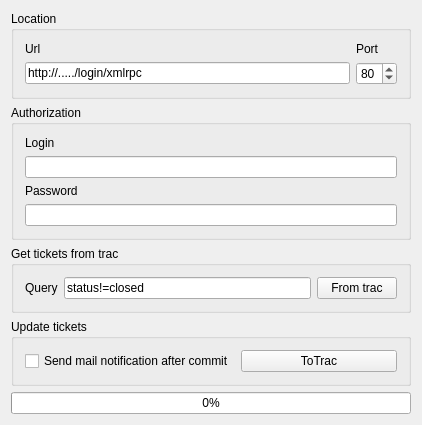
<ui version="4.0" >
 <class>CTrac2xmlClass</class>
 <widget class="QWidget" name="CTrac2xmlClass" >
  <property name="geometry" >
   <rect>
    <x>0</x>
    <y>0</y>
    <width>422</width>
    <height>409</height>
   </rect>
  </property>
  <property name="windowTitle" >
   <string>trac2project</string>
  </property>
  <layout class="QGridLayout" name="gridLayout" >
   <item row="6" column="0" colspan="2" >
    <widget class="QGroupBox" name="groupBox" >
     <property name="title" >
      <string>Authorization</string>
     </property>
     <layout class="QGridLayout" name="gridLayout_2" >
      <item row="0" column="0" >
       <widget class="QLabel" name="label" >
        <property name="text" >
         <string>Login</string>
        </property>
       </widget>
      </item>
      <item row="1" column="0" >
       <widget class="QLineEdit" name="m_login" />
      </item>
      <item row="2" column="0" >
       <widget class="QLabel" name="label_2" >
        <property name="text" >
         <string>Password</string>
        </property>
       </widget>
      </item>
      <item row="3" column="0" >
       <widget class="QLineEdit" name="m_password" >
        <property name="echoMode" >
         <enum>QLineEdit::Password</enum>
        </property>
       </widget>
      </item>
     </layout>
    </widget>
   </item>
   <item row="5" column="0" colspan="2" >
    <widget class="QGroupBox" name="groupBox_2" >
     <property name="title" >
      <string>Location</string>
     </property>
     <layout class="QGridLayout" name="gridLayout_3" >
      <item row="0" column="0" >
       <widget class="QLabel" name="label_3" >
        <property name="text" >
         <string>Url</string>
        </property>
       </widget>
      </item>
      <item row="1" column="0" >
       <widget class="QLineEdit" name="m_url" >
        <property name="text" >
         <string>http://...../login/xmlrpc</string>
        </property>
       </widget>
      </item>
      <item row="0" column="1" >
       <widget class="QLabel" name="label_4" >
        <property name="text" >
         <string>Port</string>
        </property>
       </widget>
      </item>
      <item row="1" column="1" >
       <widget class="QSpinBox" name="m_port" >
        <property name="value" >
         <number>80</number>
        </property>
       </widget>
      </item>
     </layout>
    </widget>
   </item>
   <item row="14" column="0" colspan="2" >
    <widget class="QProgressBar" name="m_progressBar" >
     <property name="value" >
      <number>0</number>
     </property>
    </widget>
   </item>
   <item row="9" column="0" colspan="2" >
    <widget class="QGroupBox" name="groupBox_3" >
     <property name="title" >
      <string>Get tickets from trac</string>
     </property>
     <layout class="QHBoxLayout" name="horizontalLayout_2" >
      <item>
       <widget class="QLabel" name="label_5" >
        <property name="text" >
         <string>Query</string>
        </property>
       </widget>
      </item>
      <item>
       <widget class="QLineEdit" name="m_query" >
        <property name="text" >
         <string>status!=closed</string>
        </property>
       </widget>
      </item>
      <item>
       <widget class="QPushButton" name="m_createXml" >
        <property name="text" >
         <string>From trac</string>
        </property>
       </widget>
      </item>
     </layout>
    </widget>
   </item>
   <item row="11" column="0" colspan="2" >
    <widget class="QGroupBox" name="groupBox_4" >
     <property name="title" >
      <string>Update tickets </string>
     </property>
     <layout class="QHBoxLayout" name="horizontalLayout_3" >
      <item>
       <widget class="QCheckBox" name="m_notifycheckBox" >
        <property name="text" >
         <string>Send mail notification after commit</string>
        </property>
       </widget>
      </item>
      <item>
       <widget class="QPushButton" name="m_toTrac" >
        <property name="text" >
         <string>ToTrac</string>
        </property>
       </widget>
      </item>
     </layout>
    </widget>
   </item>
   <item row="8" column="0" >
    <spacer name="verticalSpacer" >
     <property name="orientation" >
      <enum>Qt::Vertical</enum>
     </property>
     <property name="sizeHint" stdset="0" >
      <size>
       <width>20</width>
       <height>40</height>
      </size>
     </property>
    </spacer>
   </item>
   <item row="10" column="0" >
    <spacer name="verticalSpacer_2" >
     <property name="orientation" >
      <enum>Qt::Vertical</enum>
     </property>
     <property name="sizeHint" stdset="0" >
      <size>
       <width>20</width>
       <height>40</height>
      </size>
     </property>
    </spacer>
   </item>
   <item row="12" column="1" >
    <spacer name="verticalSpacer_3" >
     <property name="orientation" >
      <enum>Qt::Vertical</enum>
     </property>
     <property name="sizeHint" stdset="0" >
      <size>
       <width>20</width>
       <height>40</height>
      </size>
     </property>
    </spacer>
   </item>
  </layout>
 </widget>
 <layoutdefault spacing="6" margin="11" />
 <resources/>
 <connections/>
</ui>
